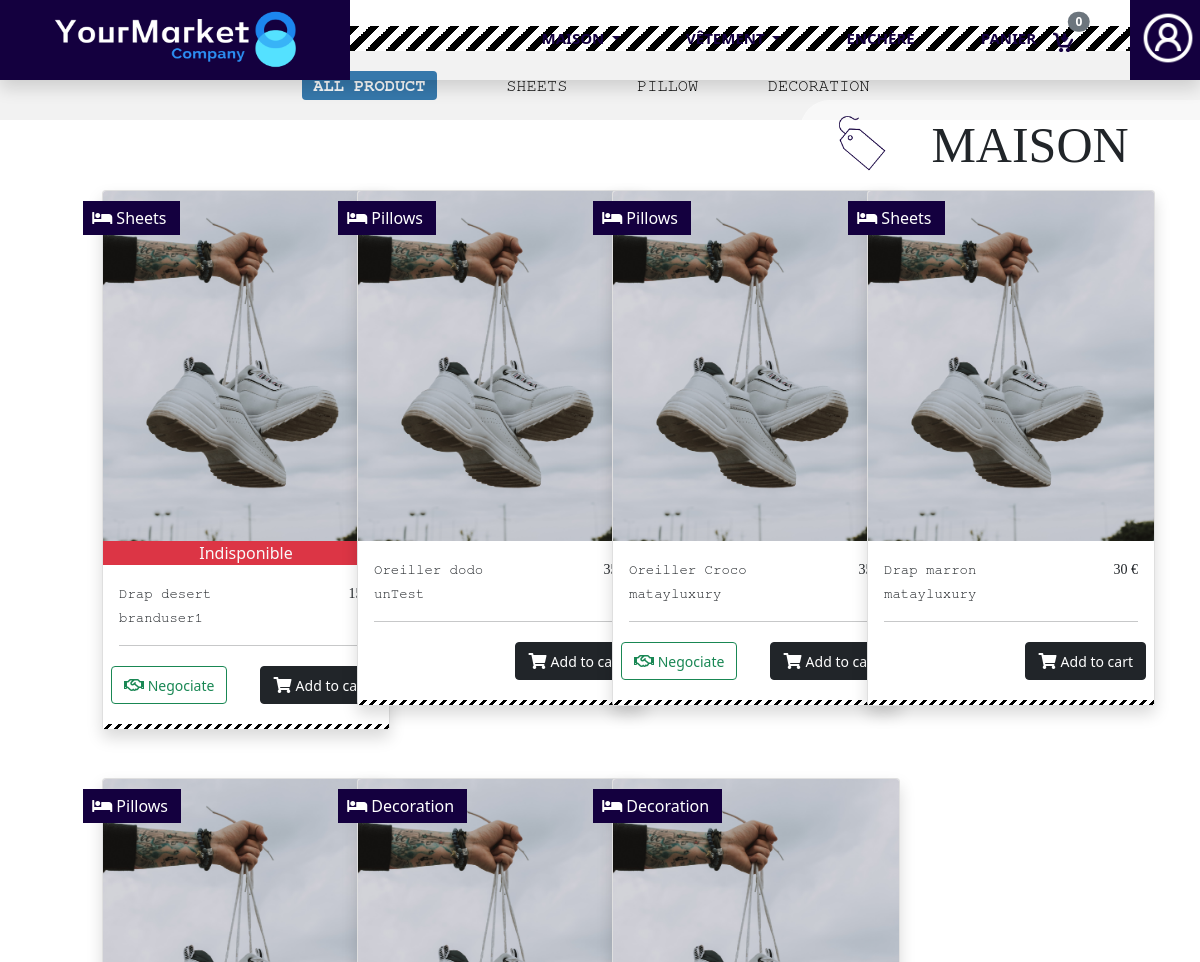
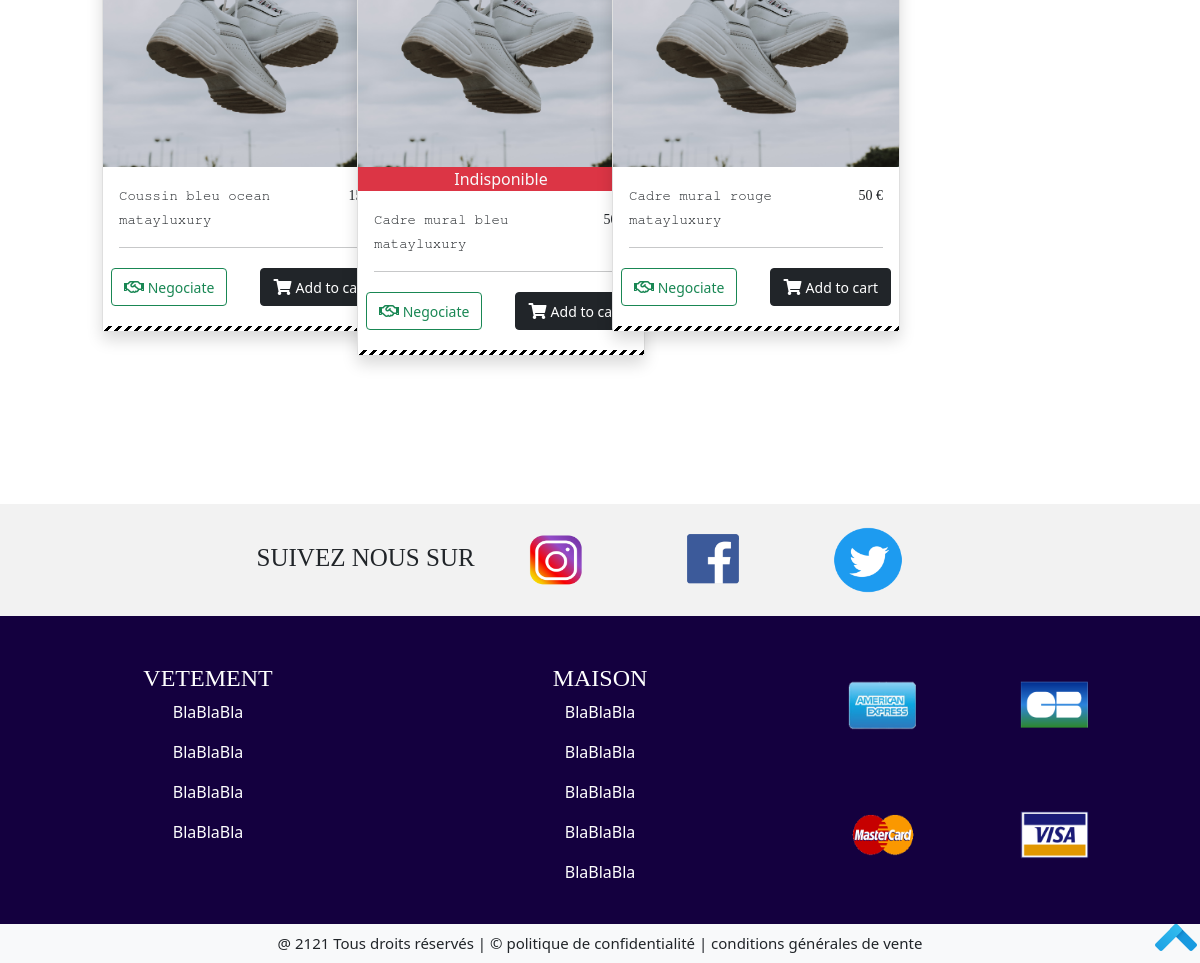
/Front/Acheteur/page-maison.php, run on the app's committed database (2 pictures, top to bottom).
### tables this page shows
CREATE TABLE IF NOT EXISTS `item` (
  `id_item` int(11) NOT NULL AUTO_INCREMENT,
  `id_seller` int(11) NOT NULL,
  `price` varchar(15) NOT NULL,
  `name` varchar(20) NOT NULL,
  `category` varchar(255) NOT NULL,
  `subcategory` varchar(255) NOT NULL,
  `quantity` varchar(15) NOT NULL,
  `description` text NOT NULL,
  `photo` varchar(255) NOT NULL,
  `is_bidding` tinyint(4) NOT NULL DEFAULT '0',
  `is_negotiated` tinyint(4) NOT NULL DEFAULT '0',
  `is_buying` tinyint(4) NOT NULL DEFAULT '0',
  PRIMARY KEY (`id_item`),
  KEY `id_item` (`id_item`),
  KEY `id_seller` (`id_seller`)
);

CREATE TABLE IF NOT EXISTS `seller` (
  `id_seller` int(11) NOT NULL AUTO_INCREMENT,
  `brand` varchar(30) NOT NULL,
  `profil_picture` varchar(255) NOT NULL,
  `background` varchar(255) NOT NULL,
  `phone` varchar(255) NOT NULL,
  `email` varchar(255) NOT NULL,
  `passworde` varchar(255) NOT NULL,
  PRIMARY KEY (`id_seller`),
  KEY `id_seller` (`id_seller`)
);

### Front/Acheteur/page-maison.php (the view, shortened to what this page needs)
<?php
    require "head.php";
        include("../../Bdd/cnx.php");
        $queryCountItems = mysqli_query($con, "select count(id_item) as total from item where category='Maison'");
        $queryAllItems = mysqli_query($con, "select name, price , brand,subcategory,category, quantity, description,photo, is_negotiated, is_bidding from item,seller where seller.id_seller=item.id_seller and category='Maison'");
?>
<div class="vetement_general">
    <div class="deco_marque_general position-absolute position-absolute top-0 end-0">
        <img class="img_icon_sale position-absolute top-50 start-0 translate-middle-y" src="../../Image/icon_sale.png" alt="icon_sale">
        <p class="texte_deco_marque_general texte_style text-uppercase position-absolute top-50 start-50 translate-middle">maison</p>
    </div>
    <div class="class_separation" id="menuCatMaison"></div>
</div>
<div class="vetement_details" id="">
    <div class="navbar_vetement">
            <ul class="navbar_listeVendeur_details detail_style centrer">
                <li><a href="page-maison.php#menuCatMaison" class="badge text-uppercase bg_blue1 text-light">All product</a> </li>
                <li><a href="page-maison-sheet.php#menuCatMaison" class="text-uppercase">SHEETS</a></li>
                <li><a href="page-maison-pillow.php#menuCatMaison" class="text-uppercase">PILLOW</a></li>
                <li><a href="page-maison-decoration.php#menuCatMaison" class="text-uppercase">DECORATION</a></li>
            </ul>
    </div>
</div>
<div class="maison_liste_total row">
    <div class="col-1"></div>
    <div class="col-10">
        <div class="row">
        <?php
        if($row = mysqli_fetch_assoc($queryCountItems)){
            $total = $row['total'];
            for ($i=0; $i<=$total;$i++){
                if($rowAllItems = mysqli_fetch_assoc($queryAllItems)){
                    $nameItems = $rowAllItems['name'];
                    $prixItems = $rowAllItems['price'];
                    $brandItems = $rowAllItems['brand'];
                    $quantityCadre = $rowAllItems['quantity'];
                    $subcategoryItems = $rowAllItems['subcategory'];
                    $is_negotiated = $rowAllItems['is_negotiated'];
                    ?>
                    <div class="listeVendeur_un_par_un col-3 mb-5">
                        <div class="card shadow cardProduct" style="width: 18rem;" >
                            <img class="img_listeVendeur_logo card-img-top" src="../../Image/chaussure.png" alt="oreiller">
                            <?php  if($quantityCadre == 0 ){?>
                                <div class="bg-danger text-light w-100 text-center">Indisponible</div>
                                <?php }?>
                            <div class="card-body">
                                <div class="row">
                                    <div class="col-md-9">
                                    <div class="detail_style_titre detail_style"><small><?php echo $nameItems ?></small></div>
                                <div class="detail_style_marque detail_style"><small><?php echo $brandItems ?></small></div>
                                    </div>
                                    <div class="col-md-3">
                                        <p href="#" class="detail_style_prix texte_style f_right"><small><?php echo $prixItems ?> €</small> </p>
                                    </div>
                                </div>
                                <hr>
                                <div class="row">
                                    <div class="col-6 p-1 m-0">
                                        <?php if($is_negotiated == 1){ ?>
                                            <button type="button" class="btn btn-outline-success" data-bs-toggle="modal" data-bs-target="#nego_prix_maison"> <i class="far fa-handshake"></i><small> Negociate</small></button>
                                        <?php } ?>
                                    </div>
                                    <div class="col-6  p-1 m-0">
                                        <button type="button" class="btn btn-dark f_right"> <i class="fas fa-shopping-cart"></i>    <small>Add to cart </small></button>
                                    </div>
                            </div>
                                <?php  if($subcategoryItems == 'drap' ){?>
                                    <div class="card-badge bg_blue2  pl-5"> &nbsp;<i class="fas fa-bed"></i> Sheets &nbsp;</div>
                                <?php }?>
                                <?php  if($subcategoryItems == 'oreiller' ){?>
                                    <div class="card-badge bg_blue2  pl-5"> &nbsp;<i class="fas fa-bed"></i> Pillows &nbsp;</div>
                                <?php }?>
                                <?php  if($subcategoryItems == 'decoration' ){?>
                                    <div class="card-badge bg_blue2  pl-5"> &nbsp;<i class="fas fa-bed"></i> Decoration &nbsp;</div>
                                <?php }?>
                            </div>
                            <div class="class_separation2 w-100"></div>
                            </div>
                        </div>
            <?php
                }
            }
        }
        ?>
        </div>
    </div>
    <div class="col-1"></div>
</div>
<?php
    include("footer.php");
?>

### Lien/yourmarket.css (style rules this page uses)
.centrer { text-align: center; }
.texte_style { font-family: Impact, fantasy; }
.detail_style { font-family: FreeMono, monospace; }
.class_separation { width: 100%; height: 25px; background: linear-gradient(-45deg, black 25%, white 25%, white 50%, black 50%, black 75%, white 75%, white); background-size:20px 20px; }
.f_right { float: right!important; }
.bg_blue1 { background-color:#3678ab!important; }
.bg_blue2 { background-color:#14003f!important; }

### Lien/categorie.css (style rules this page uses)
.deco_marque_general { margin-top: 100px!important; background-color: rgb(255, 255, 255,0.5); width: 400px; height: 90px; border-radius: 30px 0 0 30px; }
.texte_deco_marque_general { font-size: 50px; margin-left: 30px!important; }
.img_icon_sale { float: left; width: 80px; height: 80px; margin-left: 20px!important; }
.navbar_vetement { background-color: #f2f2f2; }
.navbar_vetement { list-style-type: none; }
.maison_liste_total, .vetement_liste_total { margin-top: 70px!important; }
.class_separation2 { width: 250px; height: 5px; background: linear-gradient(-45deg, black 25%, white 25%, white 50%, black 50%, black 75%, white 75%, white); background-size:10px 10px; }
.cardProduct { position: relative; }
.cardProduct .card-badge { position: absolute; top:10px; left:-20px; padding:5px; color:white; transform:rotate(0deg); }

### Lien/article.css (style rules this page uses)
.navbar_listeVendeur_details li { display: inline-block; padding: 20px 0 20px 0; }
.navbar_listeVendeur_details li a { text-decoration: none; color: black; margin-right: 60px; font-size: 17px; }
.img_listeVendeur_logo { width: 250px; height: 350px; }

### data on the page
item: quantity "Indisponible", name "Drap desert", id_seller.brand "branduser1", price "15…", is_negotiated 1 (drawn), subcategory "Sheets"
item: name "Oreiller dodo", id_seller.brand "unTest", price "35…", subcategory "Pillows"
item: name "Oreiller Croco", id_seller.brand "matayluxury", price "35…", is_negotiated 1 (drawn), subcategory "Pillows"
item: name "Drap marron", id_seller.brand "matayluxury", price "30", subcategory "Sheets"
item: name "Coussin bleu ocean", id_seller.brand "matayluxury", price "15…", is_negotiated 1 (drawn), subcategory "Pillows"
item: quantity "Indisponible", name "Cadre mural bleu", id_seller.brand "matayluxury", price "50…", is_negotiated 1 (drawn), subcategory "Decoration"
item: name "Cadre mural rouge", id_seller.brand "matayluxury", price "50", is_negotiated 1 (drawn), subcategory "Decoration"
